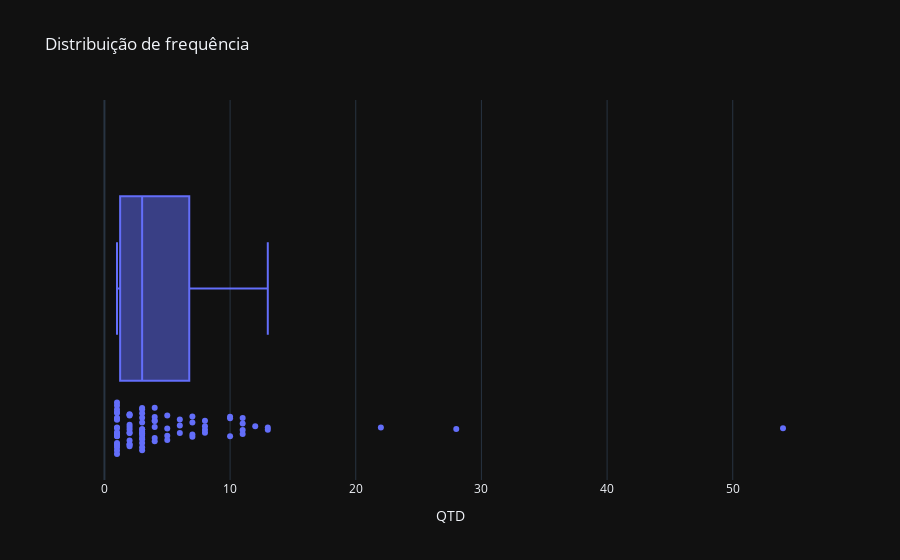

Notebook code for this chart:
### Markdown cell above
### Distribuição

### Code cell
# Plot gráfico da dispersão dos dados
fig = px.box(data_frame=f, template='plotly_dark', x='QTD', points='all', title='Distribuição de frequência')
fig.show()

### Figure 1 — Plotly figure (JSON) as saved in the notebook; plotly's stock layout.template omitted (floating-point values rounded to 4 significant figures)
{"data": [{"alignmentgroup": "True", "boxpoints": "all", "hovertemplate": "QTD=%{x}<extra></extra>", "legendgroup": "", "marker": {"color": "#636efa"}, "name": "", "notched": false, "offsetgroup": "", "orientation": "h", "showlegend": false, "type": "box", "x": [1, 1, 1, 11, 2, 1, 7, 4, 2, 1, 11, 3, 8, 7, 5, 3, 2, 1, 8, 3, 4, 1, 3, 1, 1, 4, 4, 10, 1, 28, 3, 6, 2, 1, 2, 6, 8, 1, 1, 1, 11, 5, 4, 3, 6, 1, 1, 1, 22, 2, 12, 5, 3, 2, 3, 1, 3, 4, 7, 2, 3, 1, 3, 1, 3, 2, 1, 7, 4, 2, 2, 5, 13, 3, 10, 2, 11, 10, 3, 13, 54, 3, 8], "x0": " ", "xaxis": "x", "y0": " ", "yaxis": "y"}], "layout": {"boxmode": "group", "legend": {"tracegroupgap": 0}, "title": {"text": "Distribuição de frequência"}, "xaxis": {"anchor": "y", "domain": [0, 1], "title": {"text": "QTD"}}, "yaxis": {"anchor": "x", "domain": [0, 1]}}}
